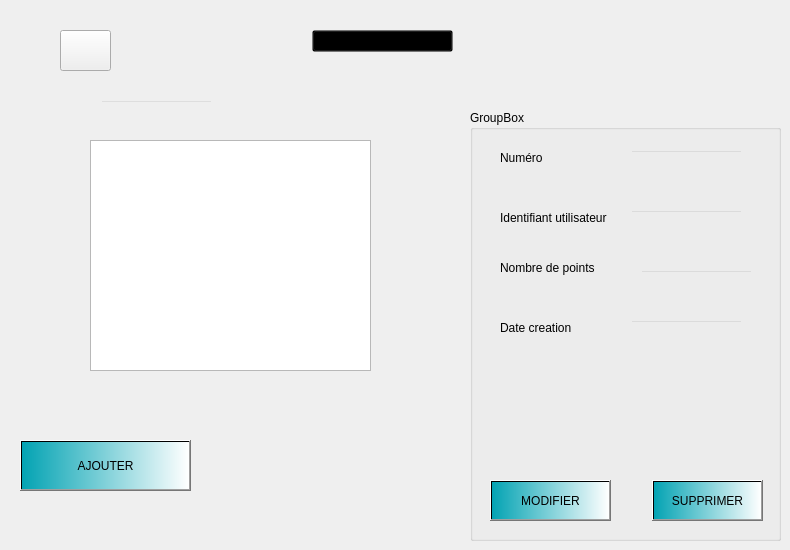
        <widget class="QWidget" name="page_10">
         <property name="styleSheet">
          <string notr="true">#page_10{
background-color: transparent;
border-image: url(:fond.png);
background: none;
border: none;
background-repeat: none;
}</string>
         </property>
         <widget class="QTableView" name="tableView_carte">
          <property name="geometry">
           <rect>
            <x>90</x>
            <y>140</y>
            <width>281</width>
            <height>231</height>
           </rect>
          </property>
         </widget>
         <widget class="QPushButton" name="re_7_3">
          <property name="geometry">
           <rect>
            <x>60</x>
            <y>30</y>
            <width>51</width>
            <height>41</height>
           </rect>
          </property>
          <property name="styleSheet">
           <string notr="true">image: url(:/resource/login.png);</string>
          </property>
          <property name="text">
           <string/>
          </property>
         </widget>
         <widget class="QPushButton" name="pushButton_Ajouter_Carte">
          <property name="geometry">
           <rect>
            <x>20</x>
            <y>440</y>
            <width>171</width>
            <height>51</height>
           </rect>
          </property>
          <property name="styleSheet">
           <string notr="true">background-color: qlineargradient(spread:repeat, x1:0, y1:0, x2:1, y2:0, stop:0 rgba(3, 163, 179, 255), stop:1 rgba(255, 255, 255, 255));</string>
          </property>
          <property name="text">
           <string>AJOUTER</string>
          </property>
         </widget>
         <widget class="QLabel" name="label_88">
          <property name="geometry">
           <rect>
            <x>500</x>
            <y>260</y>
            <width>111</width>
            <height>16</height>
           </rect>
          </property>
          <property name="text">
           <string>Nombre de points</string>
          </property>
         </widget>
         <widget class="QLabel" name="label_89">
          <property name="geometry">
           <rect>
            <x>500</x>
            <y>210</y>
            <width>131</width>
            <height>16</height>
           </rect>
          </property>
          <property name="text">
           <string>Identifiant utilisateur</string>
          </property>
         </widget>
         <widget class="QLabel" name="label_90">
          <property name="geometry">
           <rect>
            <x>500</x>
            <y>320</y>
            <width>81</width>
            <height>16</height>
           </rect>
          </property>
          <property name="text">
           <string>Date creation</string>
          </property>
         </widget>
         <widget class="QLabel" name="label_91">
          <property name="geometry">
           <rect>
            <x>500</x>
            <y>150</y>
            <width>55</width>
            <height>16</height>
           </rect>
          </property>
          <property name="text">
           <string>Numéro</string>
          </property>
         </widget>
         <widget class="QLineEdit" name="Numero">
          <property name="geometry">
           <rect>
            <x>630</x>
            <y>150</y>
            <width>113</width>
            <height>22</height>
           </rect>
          </property>
          <property name="styleSheet">
           <string notr="true">

#Numero{
background-color: transparent;
border-image: url(:Esp_gener.png);

}


</string>
          </property>
         </widget>
         <widget class="QLineEdit" name="Id_utilisateur">
          <property name="geometry">
           <rect>
            <x>630</x>
            <y>210</y>
            <width>113</width>
            <height>22</height>
           </rect>
          </property>
          <property name="styleSheet">
           <string notr="true">

#Id_utilisateur{
background-color: transparent;
border-image: url(:Esp_gener.png);

}


</string>
          </property>
         </widget>
         <widget class="QLineEdit" name="date_creation">
          <property name="geometry">
           <rect>
            <x>630</x>
            <y>320</y>
            <width>113</width>
            <height>22</height>
           </rect>
          </property>
          <property name="styleSheet">
           <string notr="true">

#date_creation{
background-color: transparent;
border-image: url(:Esp_gener.png);

}


</string>
          </property>
         </widget>
         <widget class="QGroupBox" name="groupBox_carte">
          <property name="geometry">
           <rect>
            <x>470</x>
            <y>110</y>
            <width>311</width>
            <height>431</height>
           </rect>
          </property>
          <property name="title">
           <string>GroupBox</string>
          </property>
          <widget class="QPushButton" name="Modifier">
           <property name="geometry">
            <rect>
             <x>20</x>
             <y>370</y>
             <width>121</width>
             <height>41</height>
            </rect>
           </property>
           <property name="styleSheet">
            <string notr="true">background-color: qlineargradient(spread:repeat, x1:0, y1:0, x2:1, y2:0, stop:0 rgba(3, 163, 179, 255), stop:1 rgba(255, 255, 255, 255));</string>
           </property>
           <property name="text">
            <string>MODIFIER</string>
           </property>
          </widget>
          <widget class="QPushButton" name="pushButton_supp_Carte">
           <property name="geometry">
            <rect>
             <x>182</x>
             <y>370</y>
             <width>111</width>
             <height>41</height>
            </rect>
           </property>
           <property name="styleSheet">
            <string notr="true">background-color: qlineargradient(spread:repeat, x1:0, y1:0, x2:1, y2:0, stop:0 rgba(3, 163, 179, 255), stop:1 rgba(255, 255, 255, 255));</string>
           </property>
           <property name="text">
            <string>SUPPRIMER</string>
           </property>
          </widget>
          <widget class="QLineEdit" name="nb_points">
           <property name="geometry">
            <rect>
             <x>170</x>
             <y>160</y>
             <width>113</width>
             <height>22</height>
            </rect>
           </property>
           <property name="styleSheet">
            <string notr="true">

#nb_points{
background-color: transparent;
border-image: url(:Esp_gener.png);

}


</string>
           </property>
          </widget>
         </widget>
         <widget class="QLabel" name="label_92">
          <property name="geometry">
           <rect>
            <x>520</x>
            <y>70</y>
            <width>55</width>
            <height>16</height>
           </rect>
          </property>
          <property name="text">
           <string/>
          </property>
         </widget>
         <widget class="QComboBox" name="comboBox_tri_Carte">
          <property name="geometry">
           <rect>
            <x>312</x>
            <y>30</y>
            <width>141</width>
            <height>22</height>
           </rect>
          </property>
          <property name="styleSheet">
           <string notr="true">

#comboBox_tri_Carte{
background-color: transparent;
border-image: url(:Esp_gener.png);

}


</string>
          </property>
         </widget>
         <widget class="QLineEdit" name="recherch_CF">
          <property name="geometry">
           <rect>
            <x>100</x>
            <y>100</y>
            <width>113</width>
            <height>22</height>
           </rect>
          </property>
          <property name="styleSheet">
           <string notr="true">

#recherch_CF{
background-color: transparent;
border-image: url(:Esp_gener.png);

}


</string>
          </property>
         </widget>
         <zorder>groupBox_carte</zorder>
         <zorder>label_88</zorder>
         <zorder>label_89</zorder>
         <zorder>label_90</zorder>
         <zorder>label_91</zorder>
         <zorder>label_92</zorder>
         <zorder>tableView_carte</zorder>
         <zorder>re_7_3</zorder>
         <zorder>pushButton_Ajouter_Carte</zorder>
         <zorder>Numero</zorder>
         <zorder>Id_utilisateur</zorder>
         <zorder>date_creation</zorder>
         <zorder>comboBox_tri_Carte</zorder>
         <zorder>recherch_CF</zorder>
        </widget>
